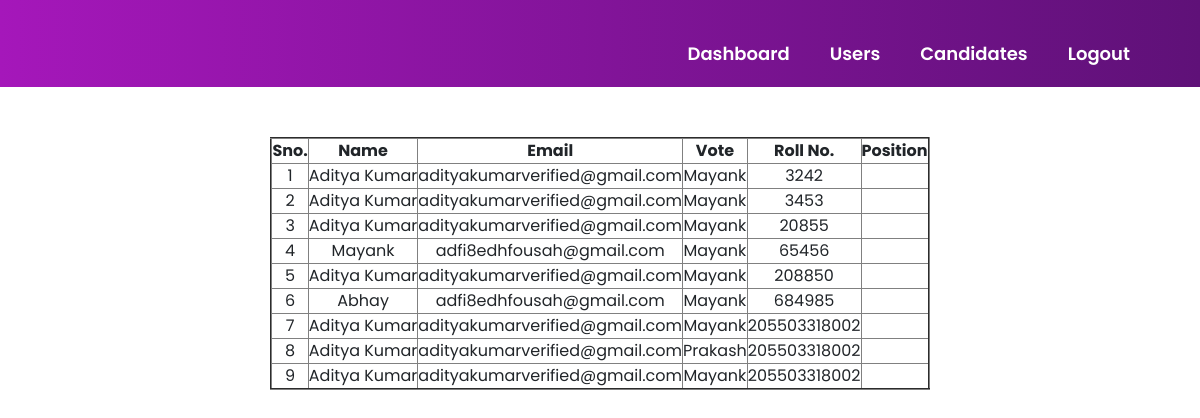
The app's page /user_details.php with its own data.
### tables this page shows
CREATE TABLE IF NOT EXISTS `users` (
  `id` int(11) NOT NULL AUTO_INCREMENT,
  `name` varchar(60) DEFAULT NULL,
  `email` varchar(60) DEFAULT NULL,
  `Branch` text,
  `number` bigint(20) DEFAULT NULL,
  `candidate` varchar(60) DEFAULT NULL,
  `rollno` bigint(20) DEFAULT NULL,
  `reason` varchar(200) DEFAULT NULL,
  PRIMARY KEY (`id`)
);

### user_details.php (the view, shortened to what this page needs)
<!DOCTYPE html>
<html>
<head>
</head>
<body>
 <link rel="stylesheet" href="css/bootstrap.min.css">
 <link rel="stylesheet" href="css/style.css">
 <link rel="stylesheet" href="https://stackpath.bootstrapcdn.com/font-awesome/4.7.0/css/font-awesome.min.css">
</head>
<body>
<div class="container-fluid" id="cont-3">
        <header id="nav-bar">
          <nav class="navbar navbar-expand-lg navbar-light bg-dark">
            <div class="collapse navbar-collapse" id="navbarNav">
              <ul class="navbar-nav ml-auto animate__animated animate__bounceInDown" style="padding-right: 50px;">
                <li class="nav-item" >
                  <a class="nav-link" href="result.php" style="color:white; font-weight: 600; text-align: center; font-size: 18px; margin-top: 20px;  text-transform: capitalize; padding: 20px;">Dashboard</a>
                </li>
                <li class="nav-item">
                  <a class="nav-link" href="user_details.php" style="color: white; font-weight: 600; text-align: center; font-size: 18px; margin-top: 20px;  text-transform: capitalize; padding: 20px;">Users</a>
                </li>
                <li class="nav-item">
                  <a class="nav-link" href="user_cand.php" style="color: white; font-weight: 600; text-align: center; font-size: 18px; margin-top: 20px;  text-transform: capitalize; padding: 20px;">Candidates</a>
                </li>
                <li class="nav-item" >
                  <a class="nav-link" href="logout-admin.php"  style="color: white; font-weight: 600; text-align: center; font-size: 18px; margin-top: 20px;  text-transform: capitalize; padding: 20px;">Logout</a>
                </li>
              </ul>
            </div>
          </nav>
        </header>
	<section style="padding-top:50px; padding-bottom:50px">
        <div class="container">
            <div class="row">
                <div class="col-md-12" >
	<?php session_start();
	include('dbConnect.php');
	$sql = "select * from users order by rollno";
	$stmt = $pdo->prepare($sql);
	$stmt->execute();
	$rs =  $stmt->fetchAll();
	echo "
		<table border='2'>
			<tr>
				<th>Sno.</th>
				<th>Name</th>
				<th>Email</th>
				<th>Vote</th>
				<th>Roll No.</th>
        <th>Position</th>
			</tr>
	";
	$i = 1;
	foreach($rs as $row){
		echo "
		<tr>
			<td>".$i."</td>
			<td>".$row['name']."</td>
			<td>".$row['email']."</td>
			<td>".$row['candidate']."</td>
			<td>".$row['rollno']."</td>
			<td>".$row['pname']."</td>
        </tr>
		";
		$i++;
	}
	echo "</table>";
    ?>
        </div>
            </div>
        </div>
    </section>
</body>
</html>

### css/style.css (style rules this page uses)
* { margin: 0; padding: 0; box-sizing: border-box; font-family: 'Poppins', sans-serif; scroll-behavior: smooth; text-align: center; }
#nav-bar { position: sticky; }
.navbar { background-image: linear-gradient(to right, #a517ba,#5f1178 ); padding: 0; }
#cont-3 { margin-left: 0; margin-right: 0; padding-left: 0; padding-right: 0; max-width: 100%; }
table { margin-left: auto; margin-right: auto; }

### records on screen
users: name "Aditya Kumar", email "adityakumarverified@gmail.com", candidate "Mayank", rollno "3242"
users: name "Aditya Kumar", email "adityakumarverified@gmail.com", candidate "Mayank", rollno "3453"
users: name "Aditya Kumar", email "adityakumarverified@gmail.com", candidate "Mayank", rollno "20855"
users: name "Mayank", email "adfi8edhfousah@gmail.com", candidate "Mayank", rollno "65456"
users: name "Aditya Kumar", email "adityakumarverified@gmail.com", candidate "Mayank", rollno "208850"
users: name "Abhay", email "adfi8edhfousah@gmail.com", candidate "Mayank", rollno "684985"
users: name "Aditya Kumar", email "adityakumarverified@gmail.com", candidate "Mayank", rollno "205503318002"
users: name "Aditya Kumar", email "adityakumarverified@gmail.com", candidate "Prakash", rollno "205503318002"
users: name "Aditya Kumar", email "adityakumarverified@gmail.com", candidate "Mayank", rollno "205503318002"
